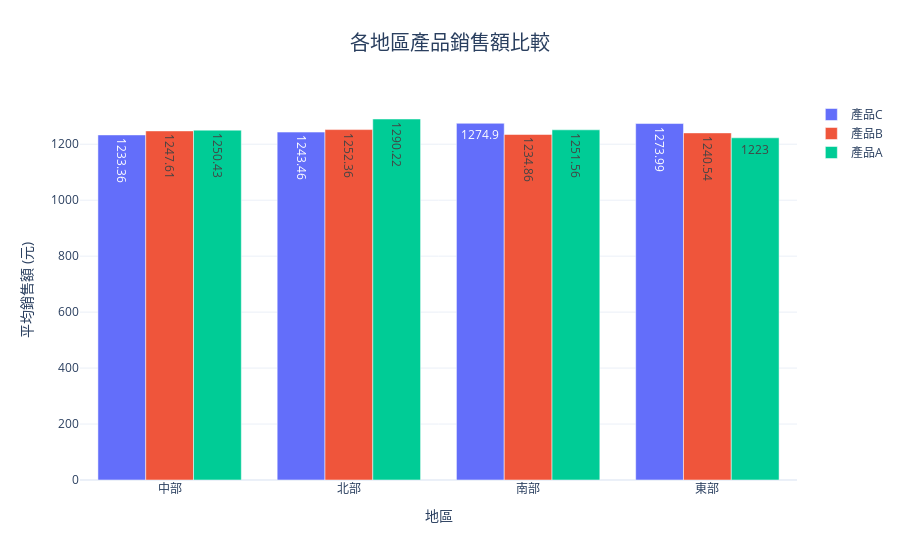

The code cell stored with this chart in its notebook:
### Markdown cell above
## 2. Plotly Graph Objects 進階圖表

### Code cell
def advanced_bar_chart():
    """使用 Graph Objects 創建進階長條圖"""
    # 計算各地區各產品類別的平均銷售額
    region_product_sales = df.groupby(['地區', '產品類別'])['銷售額'].mean().reset_index()
    
    # 創建圖表
    fig = go.Figure()
    
    # 為每個產品類別添加長條
    for product in df['產品類別'].unique():
        product_data = region_product_sales[region_product_sales['產品類別'] == product]
        
        fig.add_trace(go.Bar(
            name=f'產品{product}',
            x=product_data['地區'],
            y=product_data['銷售額'],
            text=product_data['銷售額'].round(2),
            textposition='auto',
        ))
    
    # 更新布局
    fig.update_layout(
        title='各地區產品銷售額比較',
        title_x=0.5,
        title_font_size=20,
        barmode='group',
        template='plotly_white',
        xaxis_title='地區',
        yaxis_title='平均銷售額 (元)'
    )
    
    fig.show()

advanced_bar_chart()

### Figure 1 — Plotly figure (JSON) as saved in the notebook; plotly's stock layout.template omitted (floating-point values rounded to 4 significant figures)
{"data": [{"name": "產品C", "text": [1233.0, 1243.0, 1275.0, 1274.0], "textposition": "auto", "type": "bar", "x": ["中部", "北部", "南部", "東部"], "y": [1233.0, 1243.0, 1275.0, 1274.0]}, {"name": "產品B", "text": [1248.0, 1252.0, 1235.0, 1241.0], "textposition": "auto", "type": "bar", "x": ["中部", "北部", "南部", "東部"], "y": [1248.0, 1252.0, 1235.0, 1241.0]}, {"name": "產品A", "text": [1250.0, 1290.0, 1252.0, 1223], "textposition": "auto", "type": "bar", "x": ["中部", "北部", "南部", "東部"], "y": [1250.0, 1290.0, 1252.0, 1223.0]}], "layout": {"barmode": "group", "title": {"font": {"size": 20}, "text": "各地區產品銷售額比較", "x": 0.5}, "xaxis": {"title": {"text": "地區"}}, "yaxis": {"title": {"text": "平均銷售額 (元)"}}}}
